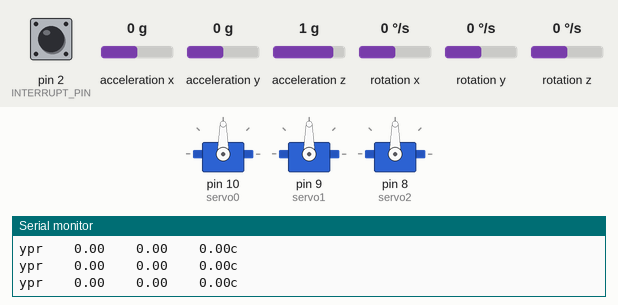
Recording of a sketch running on a simulated Arduino Uno, built with avr-gcc and run on an emulated ATmega328P. Parts: 3 × servo, the last lines printed to the serial monitor. Inputs (shaded band) come from the test bench; at power-on: rotation z 0 °/s, acceleration z 1 g, acceleration x 0 g, pin 2 (INTERRUPT_PIN) LOW, acceleration y 0 g, rotation x 0 °/s, rotation y 0 °/s. Storage starts empty; the sensor or clock chip raises its interrupt line as the real part does.

Above: at 1.7 s.
1.8 s: rotation z set to -192 °/s
At 4.43 s:
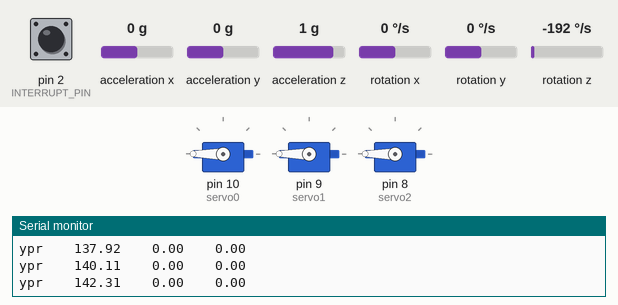
4.8 s: acceleration z set to -1.4 g
At 6.4 s:
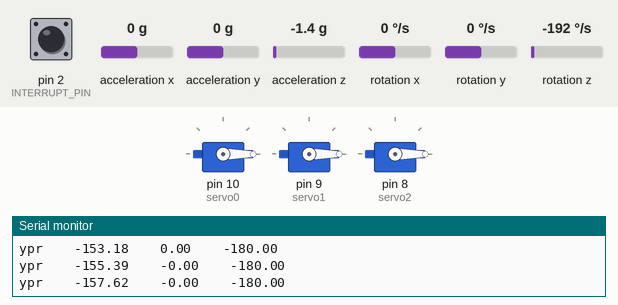
7.8 s: rotation z set to 7 °/s
At 9.2 s:
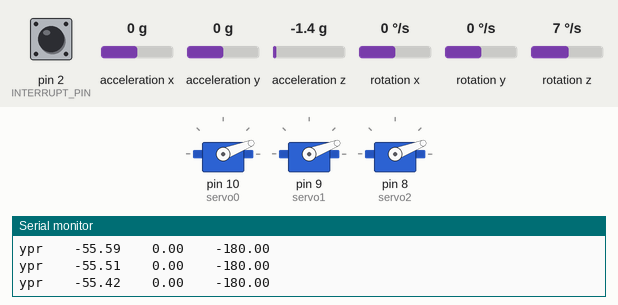
10.8 s: acceleration z set to 0 g
13.8 s: acceleration x set to -1.4 g
Timing chart, 0 to 17.8 s (numbered marks = the images above; inputs shaded):
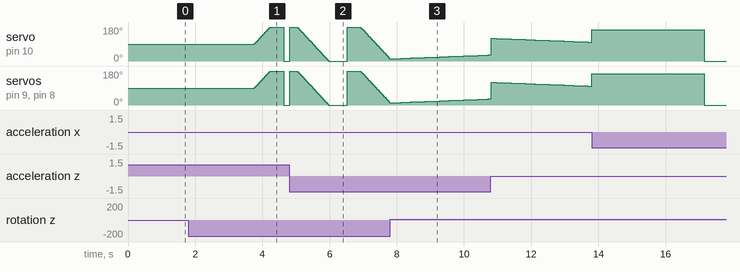

The sketch:

combined.ino
```cpp
// I2Cdev and MPU6050 must be installed as libraries, or else the .cpp/.h files
// for both classes must be in the include path of your project
#include "I2Cdev.h"

#include "MPU6050_6Axis_MotionApps20.h"
//#include "MPU6050.h" // not necessary if using MotionApps include file

// Arduino Wire library is required if I2Cdev I2CDEV_ARDUINO_WIRE implementation
// is used in I2Cdev.h
#if I2CDEV_IMPLEMENTATION == I2CDEV_ARDUINO_WIRE
#include "Wire.h"
#endif
#include <Servo.h>
MPU6050 mpu;

// Define the 3 servo motors
Servo servo0;
Servo servo1;
Servo servo2;
float correct;
int j = 0;

#define OUTPUT_READABLE_YAWPITCHROLL

#define INTERRUPT_PIN 2    // use pin 2 on Arduino Uno & most boards

bool blinkState = false;

// MPU control/status vars
bool dmpReady = false;    // set true if DMP init was successful
uint8_t mpuIntStatus;     // holds actual interrupt status byte from MPU
uint8_t devStatus;            // return status after each device operation (0 = success, !0 = error)
uint16_t packetSize;        // expected DMP packet size (default is 42 bytes)
uint16_t fifoCount;         // count of all bytes currently in FIFO
uint8_t fifoBuffer[128]; // FIFO storage buffer

// orientation/motion vars
Quaternion q;                     // [w, x, y, z]                 quaternion container
VectorInt16 aa;                 // [x, y, z]                        accel sensor measurements
VectorInt16 aaReal;         // [x, y, z]                        gravity-free accel sensor measurements
VectorInt16 aaWorld;        // [x, y, z]                        world-frame accel sensor measurements
VectorFloat gravity;        // [x, y, z]                        gravity vector
float euler[3];                 // [psi, theta, phi]        Euler angle container
float ypr[3];                     // [yaw, pitch, roll]     yaw/pitch/roll container and gravity vector

// packet structure for InvenSense teapot demo
// ================================================================
// ===                             INTERRUPT DETECTION ROUTINE                                ===
// ================================================================

volatile bool mpuInterrupt = false;         // indicates whether MPU interrupt pin has gone high
void dmpDataReady() {
    mpuInterrupt = true;
}


// ================================================================
// ===                                    NATALIES BIT OF SETUP                                     ===
// ================================================================

#include <SD.h>


#define filename_bytes 12

#define CS 6


char filename[filename_bytes];

File location;

Sd2Card card;

#define PRINT

// ================================================================
// ===                                            INITIAL SETUP                                             ===
// ================================================================

void setup() {
    // join I2C bus (I2Cdev library doesn't do this automatically)
#if I2CDEV_IMPLEMENTATION == I2CDEV_ARDUINO_WIRE
    Wire.begin();
    Wire.setClock(400000); // 400kHz I2C clock. Comment this line if having compilation difficulties
#endif

    // initialize serial communication
    // (115200 chosen because it is required for Teapot Demo output, but it's
    // really up to you depending on your project)
    Serial.begin(115200);

    // initialize device
    //Serial.println(F("Initializing I2C devices..."));
    mpu.initialize();
    pinMode(INTERRUPT_PIN, INPUT);
    devStatus = mpu.dmpInitialize();
    // supply your own gyro offsets here, scaled for min sensitivity
    mpu.setXGyroOffset(17);
    mpu.setYGyroOffset(-69);
    mpu.setZGyroOffset(27);
    mpu.setZAccelOffset(1551); // 1688 factory default for my test chip

    // make sure it worked (returns 0 if so)
    if (devStatus == 0) {
        // turn on the DMP, now that it's ready
        // Serial.println(F("Enabling DMP..."));
        mpu.setDMPEnabled(true);

        attachInterrupt(digitalPinToInterrupt(INTERRUPT_PIN), dmpDataReady, RISING);
        mpuIntStatus = mpu.getIntStatus();

        // set our DMP Ready flag so the main loop() function knows it's okay to use it
        dmpReady = true;

        // get expected DMP packet size for later comparison
        packetSize = mpu.dmpGetFIFOPacketSize();
    } else {
        // ERROR!
        // 1 = initial memory load failed
        // 2 = DMP configuration updates failed
        // (if it's going to break, usually the code will be 1)
         Serial.print(F("DMP Initialization failed (code "));
        Serial.print(devStatus);
        Serial.println(F(")"));
    }

    // Define the pins to which the 3 servo motors are connected
    servo0.attach(10);
    servo1.attach(9);
    servo2.attach(8);


// ================================================================
// ===                                         SD CARD STUFF                                                ===
// ================================================================


    pinMode(CS, OUTPUT);

    // will almost definitely lead to a fifo overflow
    init_card(CS);

}
// ================================================================
// ===                                        MAIN PROGRAM LOOP                                         ===
// ================================================================

void loop() {
    // if programming failed, don't try to do anything
    if (!dmpReady) return;
    // wait for MPU interrupt or extra packet(s) available
    while (!mpuInterrupt && fifoCount < packetSize) {
        if (mpuInterrupt && fifoCount < packetSize) {
            // try to get out of the infinite loop
            fifoCount = mpu.getFIFOCount();
        }
    }

    // reset interrupt flag and get INT_STATUS byte
    mpuInterrupt = false;
    mpuIntStatus = mpu.getIntStatus();

    // get current FIFO count
    fifoCount = mpu.getFIFOCount();

    // check for overflow (this should never happen unless our code is too inefficient)
    if ((mpuIntStatus & _BV(MPU6050_INTERRUPT_FIFO_OFLOW_BIT)) || fifoCount >= 128) {
        // reset so we can continue cleanly
        mpu.resetFIFO();
        fifoCount = mpu.getFIFOCount();
        Serial.println(F("FIFO overflow!"));

        // otherwise, check for DMP data ready interrupt (this should happen frequently)
    } else if (mpuIntStatus & _BV(MPU6050_INTERRUPT_DMP_INT_BIT)) {
        // wait for correct available data length, should be a VERY short wait
        while (fifoCount < packetSize) fifoCount = mpu.getFIFOCount();

        // read a packet from FIFO
        mpu.getFIFOBytes(fifoBuffer, packetSize);

        // track FIFO count here in case there is > 1 packet available
        // (this lets us immediately read more without waiting for an interrupt)
        fifoCount -= packetSize;

        // Get Yaw, Pitch and Roll values
#ifdef OUTPUT_READABLE_YAWPITCHROLL

        // maybe could combine this down into one custom function?
        mpu.dmpGetQuaternion(&q, fifoBuffer);
        mpu.dmpGetGravity(&gravity, &q);
        mpu.dmpGetYawPitchRoll(ypr, &q, &gravity);

        // adjust each value
        for (int i = 0; i < 3; i++) {
            ypr[i] = ypr[i] * 180/M_PI;
        }

        #ifdef PRINT
        // print values if it is enabled
        Serial.print(F("\nypr"));

        for (int i = 0; i < 3; i++) {
            Serial.print("    ");
            Serial.print(ypr[i]);
        }
        #endif
        // Yaw, Pitch, Roll values - Radians to degrees

        // Skip 300 readings (self-calibration process)

        if (j <= 300) {
            correct = ypr[0]; // Yaw starts at random value, so we capture last value after 300 readings
            j++;
            Serial.print("c");
        } else {
            // branch to run after calibration
            ypr[0] = ypr[0] - correct; // Set the Yaw to 0 deg - subtract    the last random Yaw value from the currrent value to make the Yaw 0 degrees
            // Map the values of the MPU6050 sensor from -90 to 90 to values suatable for the servo control from 0 to 180

            float servo_values[3];

            // calculate the values to send to the servos and maybeprint them
            for (int i = 0; i < 3; i++) {
                servo_values[i] = lerp(ypr[0], -90.0, 90.0, 0.0, 180.0);
                #ifdef PRINT
                //Serial.print(servo_values[i] + "    ");
                #endif
            }

            // Control the servos according to the MPU6050 orientation
            servo0.write(servo_values[0]);
            servo1.write(servo_values[1]);
            servo2.write(servo_values[2]);


            // log whatever is wanted to the SD card
            float buf[3] = {servo_values[0], servo_values[1], servo_values[2]};
            format_bytes(buf, 3);

        }
#endif
    }
}

float lerp(float x, float in_min, float in_max, float out_min, float out_max) {
    // reimplementation of map for floats, hopefully will lead to smoother movement
    return (x - in_min) * (out_max - out_min) / (in_max - in_min) + out_min;
}

void init_card(int pin) {
    /*
     * natalie's responsibility
     *
     * tries to intialise the SD card and get the filename to use
     */

    Serial.println("initialising SD card");
    Serial.println(SD.begin(pin)); // should print a 1 to the serial console if all goes well

    // can the card be initialised?
    if (!card.init(SPI_HALF_SPEED, CS)) {
         Serial.println("couldn't initialise SD card, exiting");
         while (true) {
            delay(1);
         }
    }
    // finds the filename to use and stores it in global memory
    get_filename();
    // finds the location to store to and saves it in global memory
    location = SD.open(filename, FILE_WRITE);

    Serial.print("activating the SD card worked, filename of ");
    Serial.println(filename);

    //write_to_card("begin");
}

void format_array (float data[], int arr_size){
    // just a wrapper around write_to_card that makes the string look nice

    char *temp_str = (char*) malloc(8); // overestimation of how long each string will be
    char *output = (char*) malloc(4 * arr_size); // overestimation of how long the string to write to the SD card will be

    // for each piece of data in the array, add it to the output string
    for (int i = 0; i < arr_size + 1; i++){
        // float to string, should be x.xx
        dtostrf(data[i], 4, 2, temp_str);
        // add the string to the output string
        strcat(output, temp_str);
        //add a comma to make it CSV
        strcat(output, ",");
    }
    write_to_card(output);
    free(temp_str);
    free(output);
}

void format_bytes(float data[], int arr_size){

    char *output  = (char*) malloc(5*arr_size + 1); //overestimate of the length of the output string (i hope)
    for (int i = 0; i < arr_size; i++) {
        float x = data[i];
        output[5 * i + 0] = ((char*)&x)[0];
        output[5 * i + 1] = ((char*)&x)[1];
        output[5 * i + 2] = ((char*)&x)[2];
        output[5 * i + 3] = ((char*)&x)[3];
        output[5 * i + 4] = ',';
    }
    write_to_card(output);
    free(output);
}

void write_to_card(char* to_write) {
     /*
     * natalie's responsibility
     *
     * takes in a filename and writes to it, making sure the file is actually written to
     */

    location.write(to_write);
    location.write('\n');
    location.flush();
}

void get_filename() {
    /*
     * function to get the filename to use, so each test gets a unique
     * file
     *
     */
    int i = 0;

    // files will follow the pattern test(number).csv
    char base_name[] = "2a";
    char ending[] = ".txt";


    while (true) {
        // this checks every loop to see if a filename is free.
        // if so, it returns it
        // if not, it tries the next one

        char test_filename[filename_bytes];
        sprintf(test_filename, "%s%d%s", base_name, i, ending); // formats the filename
        if (SD.exists(test_filename)) {

            i++;
        }else{
            strcpy(filename, test_filename);
            break;
        }
    }
}
```

Measured:
- after the input at 1.8 s, servo on pin 10 (servo0), servo on pin 9 (servo1), servo on pin 8 (servo2): rises from 90° to 180° in 0.47 s, then falls to 0° in 0.40 s
